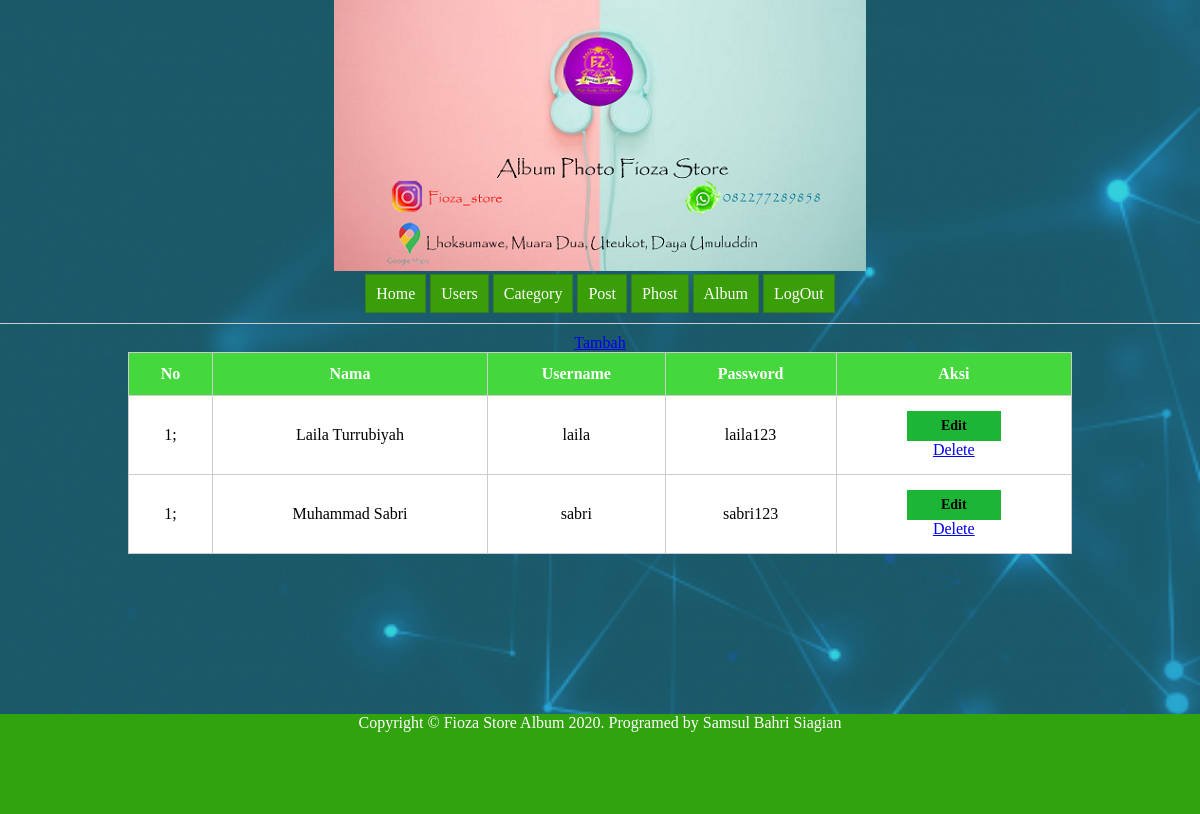
The page /userstampil.php on the database as committed earlier.
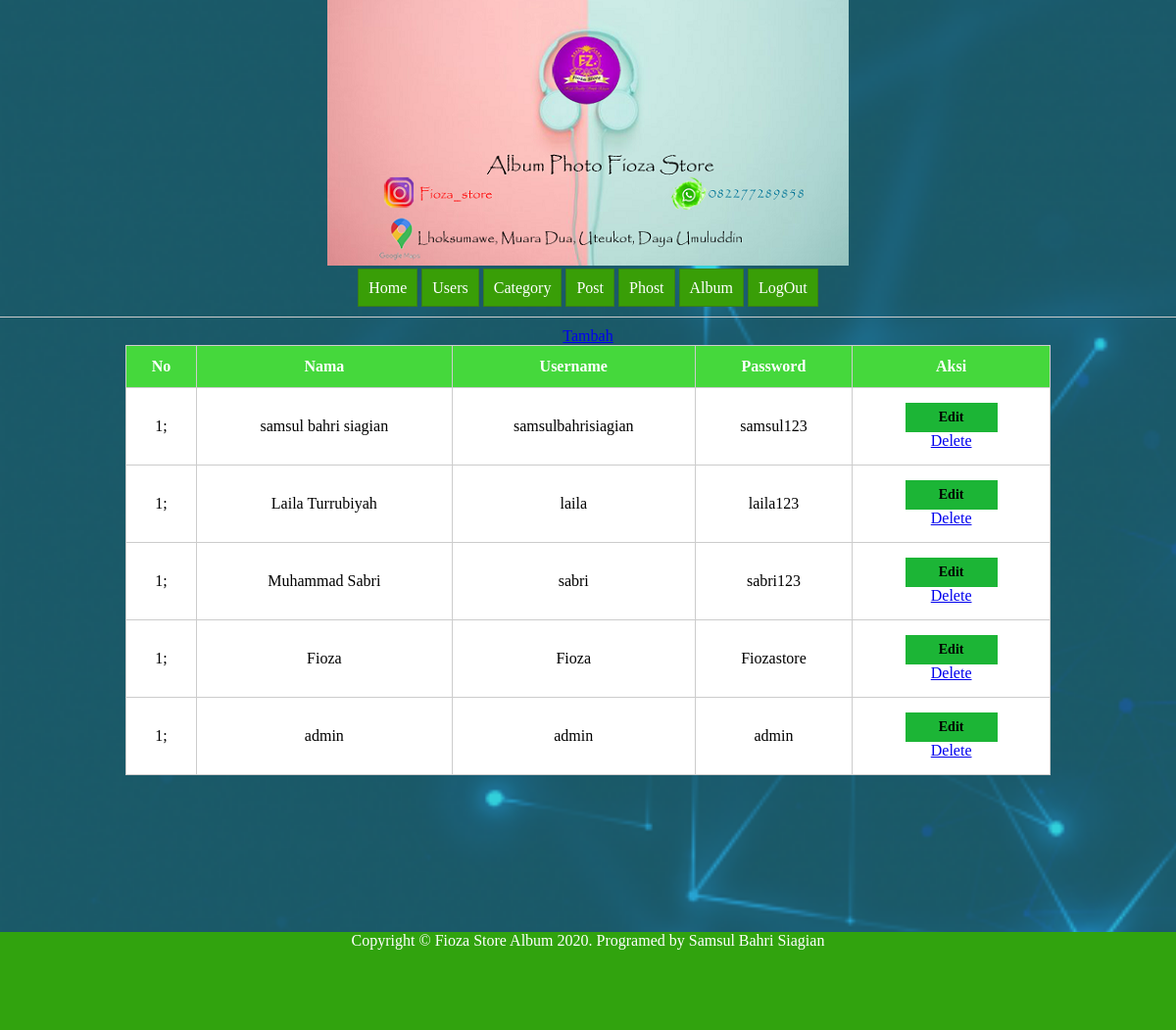
The same page on the database as committed later.
### tables this page shows
CREATE TABLE `tb_user` (
  `id` int(11) NOT NULL,
  `nama` varchar(100) NOT NULL,
  `username` varchar(200) NOT NULL,
  `password` varchar(200) NOT NULL
);

### app/Users.php (called while the page is built, shortened)
<?php
include_once("Controller.php");
class Users extends Controller
{
    public function __construct()
    {
        $this->db = new Controller();
        $this->db = $this->db->Connect();
    }
    public function tampil()
    {
        $eksekusi = "SELECT * FROM tb_user";
        $stmt = $this->db->prepare($eksekusi);
        $stmt->execute();
        $data = [];
        while ($row = $stmt->fetch()) {
            $data[] = $row;
        }
        return $data;
    }
}

### app/Controller.php (called while the page is built, shortened)
<?php
class Controller
{
    public function Connect()
    {
        return new PDO("mysql:host=localhost;dbname=databaseuts", "root", "");
    }
}

### userstampil.php (the view, shortened to what this page needs)
<?php
include "app/Users.php";
$users = new Users();
$rows = $users->tampil();
?>
<!DOCTYPE html>
<html>
<head>
</head>
   <link rel="stylesheet"href="css/style.css">
<body>
    <div class="">
        <div class="kepala">
            <center><img src="layout/assets/images/header.png" alt=""></center>
        </div>
        <center>
            <div class="menu">
                <a href="index.php">Home</a>
                <a href="userstampil.php">Users</a>
                <a href="categorytampil.php">Category</a>
                <a href="posttampil.php">Post</a>
                <a href="photostampil.php">Phost</a>
                <a href="albumtampil.php">Album</a>
                <a href="logout.php">LogOut</a>
            </div>
        </center>
        <center>
            <div class="isi">
                <a class="tambah" href="usersinput.php">Tambah</a>
                <table>
                    <tr>
                        <th>No</th>
                        <th>Nama</th>
                        <th>Username</th>
                        <th>Password</th>
                        <th>Aksi</th>
                    </tr>
                    <?php foreach ($rows as $row) {
                        $no = 1;
                    ?>
                        <tr>
                            <td><?php echo $no++ ?>;</td>
                            <td><?php echo $row['nama']; ?></td>
                            <td><?php echo $row['username']; ?></td>
                            <td><?php echo $row['password']; ?></td>
                            <td><a class="edit" href="usersedit.php?id=<?php echo $row['id']; ?>">Edit</a>
                                <a onclick="return confirm('Are You Sure')" class="delete" href="usersproses.php?delete-id=<?php echo $row['id']; ?>">Delete</>
                            </td>
                        </tr>
                    <?php } ?>
                </table>
            </div>
        </center>
        <div class="footer">
            <center>Copyright &copy; Fioza Store Album 2020. Programed by Samsul Bahri Siagian</center>
        </div>
    </div>
</body>
</html>

### css/style.css (style rules this page uses)
* { margin: 0px auto; }
html,body { height: 100%; }
.kepala { margin-bottom: 10px; }
.menu a { border: 1px solid #3a7f15; padding: 10px; background-color: #399e07; color: #ffffff; text-decoration: none; }
.isi { margin-top: 20px; padding-left: 10px; border-top: 1px solid #ccc; border-collapse: collapse; color: black; padding: 10px; position : relative; padding-bottom :60px; }
table { border: 1px solid #ccc; border-collapse: collapse; background-color: #fff; padding: 15px; width: 80%; text-align: center; }
table th { border:1px solid #ccc; background-color: #45D83C; color: #fff; padding: 12px; text-align: center; }
table td { border: 1px solid #ccc; padding: 15px; }
.footer { margin-top: 100px; background: #31a30e; color: white; height: 100px; }
body { ; background-image: url('../images/backgroundlogin.jpeg'); background-size: cover; background-attachment: fixed; background-repeat: no-repeat; }
.edit { text-decoration: none; padding: 7px; display: block; width: 80px; color: #000000; font-weight: bold; font-size: 14px; background-color: #1cb536; }

Rows that differ between the two databases and show on the page:
added tb_user: nama "samsul bahri siagian", username "samsulbahrisiagian", password "samsul123"
added tb_user: nama "Fioza", username "Fioza", password "Fiozastore"
added tb_user: nama "admin", username "admin", password "admin"
